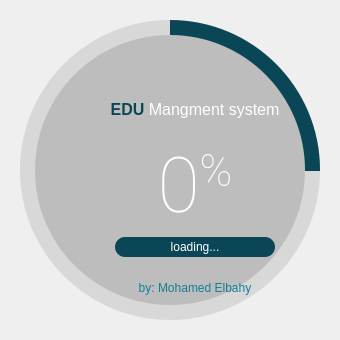
<?xml version="1.0" encoding="UTF-8"?>
<ui version="4.0">
 <class>SplashScreen</class>
 <widget class="QMainWindow" name="SplashScreen">
  <property name="geometry">
   <rect>
    <x>0</x>
    <y>0</y>
    <width>340</width>
    <height>340</height>
   </rect>
  </property>
  <property name="windowTitle">
   <string>MainWindow</string>
  </property>
  <widget class="QWidget" name="centralwidget">
   <widget class="QFrame" name="circularProgressBarBase">
    <property name="geometry">
     <rect>
      <x>10</x>
      <y>10</y>
      <width>320</width>
      <height>320</height>
     </rect>
    </property>
    <property name="frameShape">
     <enum>QFrame::NoFrame</enum>
    </property>
    <property name="frameShadow">
     <enum>QFrame::Raised</enum>
    </property>
    <widget class="QFrame" name="circularProgress">
     <property name="geometry">
      <rect>
       <x>10</x>
       <y>10</y>
       <width>300</width>
       <height>300</height>
      </rect>
     </property>
     <property name="styleSheet">
      <string notr="true">QFrame{
	border-radius: 150px;
	background-color: qconicalgradient(cx:0.5, cy:0.5, angle:90, stop:0.749 rgba(255, 0, 127, 0), stop:0.750 rgba(10, 70, 86, 255));
}
</string>
     </property>
     <property name="frameShape">
      <enum>QFrame::NoFrame</enum>
     </property>
     <property name="frameShadow">
      <enum>QFrame::Raised</enum>
     </property>
    </widget>
    <widget class="QFrame" name="circularBg">
     <property name="geometry">
      <rect>
       <x>10</x>
       <y>10</y>
       <width>300</width>
       <height>300</height>
      </rect>
     </property>
     <property name="styleSheet">
      <string notr="true">QFrame{
	border-radius: 150px;
	background-color: rgba(189,189, 189, 120);
}</string>
     </property>
     <property name="frameShape">
      <enum>QFrame::NoFrame</enum>
     </property>
     <property name="frameShadow">
      <enum>QFrame::Raised</enum>
     </property>
    </widget>
    <widget class="QFrame" name="container">
     <property name="geometry">
      <rect>
       <x>25</x>
       <y>25</y>
       <width>270</width>
       <height>270</height>
      </rect>
     </property>
     <property name="styleSheet">
      <string notr="true">QFrame{
	border-radius: 135px;
	background-color: rgb(189,189,189);
}</string>
     </property>
     <property name="frameShape">
      <enum>QFrame::NoFrame</enum>
     </property>
     <property name="frameShadow">
      <enum>QFrame::Raised</enum>
     </property>
     <widget class="QWidget" name="layoutWidget">
      <property name="geometry">
       <rect>
        <x>40</x>
        <y>50</y>
        <width>240</width>
        <height>227</height>
       </rect>
      </property>
      <layout class="QGridLayout" name="gridLayout">
       <item row="0" column="0">
        <widget class="QLabel" name="labelTitle">
         <property name="font">
          <font>
           <family>Segoe UI</family>
           <pointsize>12</pointsize>
          </font>
         </property>
         <property name="styleSheet">
          <string notr="true">background-color: none;
color: #FFFFFF</string>
         </property>
         <property name="text">
          <string>&lt;html&gt;&lt;head/&gt;&lt;body&gt;&lt;p&gt;&lt;span style=&quot; font-weight:600; color:#0a4656;&quot;&gt;EDU&lt;/span&gt; Mangment system&lt;/p&gt;&lt;/body&gt;&lt;/html&gt;</string>
         </property>
         <property name="textFormat">
          <enum>Qt::MarkdownText</enum>
         </property>
         <property name="alignment">
          <set>Qt::AlignCenter</set>
         </property>
        </widget>
       </item>
       <item row="1" column="0">
        <widget class="QLabel" name="labelPercentage">
         <property name="font">
          <font>
           <family>Roboto Thin</family>
           <pointsize>68</pointsize>
          </font>
         </property>
         <property name="styleSheet">
          <string notr="true">background-color: none;
color: #FFFFFF</string>
         </property>
         <property name="text">
          <string>&lt;html&gt;&lt;head/&gt;&lt;body&gt;&lt;p&gt;&lt;span style=&quot; font-size:58pt;&quot;&gt;0&lt;/span&gt;&lt;span style=&quot; font-size:50pt; vertical-align:super;&quot;&gt;%&lt;/span&gt;&lt;/p&gt;&lt;/body&gt;&lt;/html&gt;</string>
         </property>
         <property name="alignment">
          <set>Qt::AlignCenter</set>
         </property>
        </widget>
       </item>
       <item row="2" column="0">
        <widget class="QLabel" name="labelLoadingInfo">
         <property name="minimumSize">
          <size>
           <width>0</width>
           <height>20</height>
          </size>
         </property>
         <property name="maximumSize">
          <size>
           <width>16777215</width>
           <height>20</height>
          </size>
         </property>
         <property name="font">
          <font>
           <family>Segoe UI</family>
           <pointsize>9</pointsize>
          </font>
         </property>
         <property name="styleSheet">
          <string notr="true">QLabel{
	border-radius: 10px;	
	background-color: rgb(10, 70, 86);
	color: #FFFFFF;
	margin-left: 40px;
	margin-right: 40px;
}</string>
         </property>
         <property name="frameShape">
          <enum>QFrame::NoFrame</enum>
         </property>
         <property name="text">
          <string>loading...</string>
         </property>
         <property name="alignment">
          <set>Qt::AlignCenter</set>
         </property>
        </widget>
       </item>
       <item row="3" column="0">
        <widget class="QLabel" name="labelCredits">
         <property name="font">
          <font>
           <family>Segoe UI</family>
           <pointsize>9</pointsize>
          </font>
         </property>
         <property name="styleSheet">
          <string notr="true">background-color: none;
color: rgb(19, 126, 153);</string>
         </property>
         <property name="text">
          <string>by: Mohamed Elbahy</string>
         </property>
         <property name="alignment">
          <set>Qt::AlignCenter</set>
         </property>
        </widget>
       </item>
      </layout>
     </widget>
    </widget>
    <zorder>circularBg</zorder>
    <zorder>circularProgress</zorder>
    <zorder>container</zorder>
   </widget>
  </widget>
 </widget>
 <resources/>
 <connections/>
</ui>
